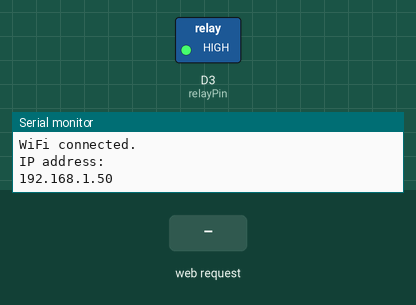
Simulated run of this sketch. Board: ESP8266 (NodeMCU). Shown: switched loads named in the sketch (green lamp = pin HIGH), the last lines printed to the serial monitor. Inputs (shaded band) come from the test bench. WiFi joins after 1.5 s; servers stay silent unless stated.

Above: at 2.7 s.
2.8 s: HTTP request GET /handleRelay received
At 3.7 s:
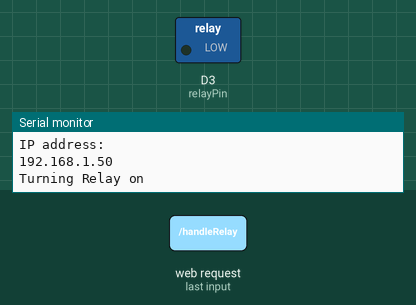
Timing chart, 0 to 5.8 s (numbered marks = the images above; inputs shaded):
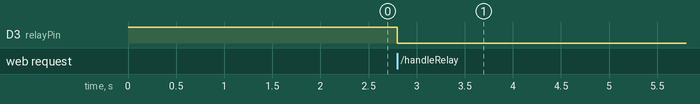

The sketch:

relay_switch.ino
```cpp
// Loading required libraries
#include <ESP8266WiFi.h>
#include <WiFiClient.h>
#include <ESP8266WebServer.h>

// Loading web page
#include "index.h"

// Storing network credentials for arduino to connect
const char* ssid     = "Terminator";
const char* password = "Copperstone@007";

// Pin numbers for the devices
const int relayPin = D3; // Board Pin: D8

// Set web server port number to 80
ESP8266WebServer server(80);

// Auxiliar variables to store the current relay state
String relayState = "off";

// -------------------- Initialisation functions -------------------------

// initPins() initializes the required configurations
void initPins() {
  // Initialize serial monitor for output
  Serial.begin(19200);
  // Set pin Modes
  pinMode(relayPin, OUTPUT); //Setting relayPin with Output mode
  // Set initial outputs
  digitalWrite(relayPin, HIGH);
}

// initWiFi() connects the Arduino to the wifi network
void initWiFi() {
  // Connect to Wi-Fi network with SSID and password
  Serial.print("Connecting to ");
  Serial.println(ssid);
  WiFi.mode(WIFI_STA); //Sets Wifi mode to connect to Wifi
  WiFi.begin(ssid, password);

  while(WiFi.waitForConnectResult() != WL_CONNECTED){
      Serial.print(".");
  }
  // Print local IP address and start web server
  Serial.println("");
  Serial.println("WiFi connected.");
  Serial.println("IP address: ");
  Serial.println(WiFi.localIP());
}

// initServer() will start the server with required configuration
void initServer() {
  server.on("/", handleRoot);      //This is display page
  server.on("/handleRelay", handleRelay); //This is control relay ajax request
  server.on("/getRelayState", getRelayState); //This is to get current relay state ajax request
  server.begin(); //Starting server
}

// ------------------------- Helper functions ---------------------

// turnRelayOff() will turn the relay off
void turnRelayOff() {
  Serial.println("Turning Relay off");
  relayState = "off";
  digitalWrite(relayPin, HIGH);
}

// turnRelayOn() will turn the relay on
void turnRelayOn() {
  Serial.println("Turning Relay on");
  relayState = "on";
  digitalWrite(relayPin, LOW);
}

// ------------------------ Web Page request handling functions ----------------------------
// handleRoot() will display the home page
void handleRoot() {
 String s = MAIN_page; //Read HTML contents
 server.send(200, "text/html", s); //Send web page
}

// handleRelay() will handle the relay state
void handleRelay() {
  if (relayState == "off") {
    turnRelayOn();
  } else {
    turnRelayOff();
  }
  server.send(200, "text/plane", relayState);
}

// getRelayState() send the current relay state
void getRelayState() {
  server.send(200, "text/plane", relayState);
}

// ----------------------- Arduino working functions ------------------------------

// setup() set ups initial configuration for the Arduino
void setup() {

  // Init configuration
  initPins();
  // Init WiFi
  initWiFi();
  // Init Server
  initServer();
}

// loop() will run continously on the Arduino
void loop(void){
  // Listening to the client
  server.handleClient();
}
```

index.h
```cpp
const char MAIN_page[] PROGMEM = R"=====(
<!DOCTYPE html>
<html>
<style>
.card {
  max-width: 400px;
  min-height: 250px;
  background: #02b875;
  padding: 30px;
  box-sizing: border-box;
  color: #FFF;
  margin:20px;
  box-shadow: 0px 2px 18px -4px rgba(0,0,0,0.75);
}
.button {
  background: blue;
  padding: 10px;
  box-sizing: border-box;
  color: #FFF;
  margin:20px;
}

</style>
<body>

<div class="card">
  <h1>Smart Motor</h1><br>
  <button id="relayButton" class="button"><span id="RelayState"></span></button>
</div>
<script>

setInterval(function() {
  // Call a function repetatively with 1 Second interval
  getRelayState();
}, 1000); //1000mSeconds update rate

function getRelayState() {
  var xhttp = new XMLHttpRequest();
  xhttp.onreadystatechange = function() {
    if (this.readyState == 4 && this.status == 200) {
      document.getElementById("RelayState").innerHTML =
      this.responseText;
    }
  };
  xhttp.open("GET", "getRelayState", true);
  xhttp.send();
}

document.getElementById("relayButton").onclick = function handleRelay() {
  var xhttp = new XMLHttpRequest();
  xhttp.onreadystatechange = function() {
    if (this.readyState == 4 && this.status == 200) {
      document.getElementById("RelayState").innerHTML =
      this.responseText;
    }
  };
  xhttp.open("GET", "handleRelay", true);
  xhttp.send();
}

</script>
</body>
</html>
)=====";
```

Measured:
- after the input at 2.8 s, D3 (relayPin): HIGH → LOW at once
